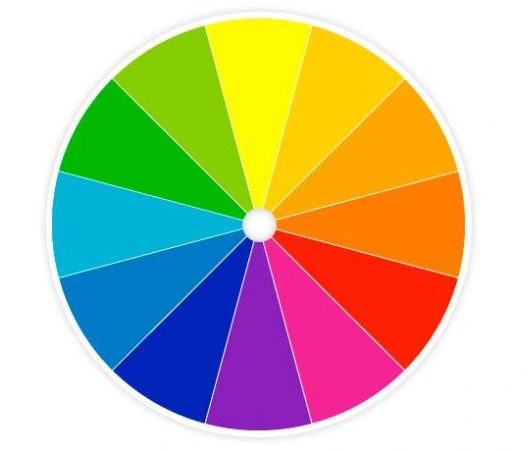
#> input picture project 1 Color Compression/Bài làm/anh3.jpg, 530 x 451 px
$ jupyter execute 21127627.ipynb
#> lines starting #> are read from the running program, lines starting #| are printed output that depends on the picture
ĐẠI HỌC QUỐC GIA – TP. HỒ CHÍ MINH
TRƯỜNG ĐẠI HỌC KHOA HỌC TỰ NHIÊN
KHOA CÔNG NGHỆ THÔNG TIN

                                         Đồ án 1 - Color Compression

Môn học: Toán ứng dụng và thống kê cho công nghệ thông tin - MTH00057

Giảng viên hướng dẫn:
- Nguyễn Đình Thúc
- Nguyễn Văn Quang Huy
- Ngô Đình Hy

Tp. Hồ Chí Minh, tháng 7/2023

Sinh Viên Thực Hiện:
- Họ và Tên : Cao Nguyễn Khánh
- MSSV: 21127627
- Lớp: 21CLC04

Các thư viện sử dụng cho đồ án:

[cell 1]
import matplotlib.pyplot as plt
import numpy as np
from PIL import Image

Thuật toán kmeans:
K-means là một thuật toán được sử dụng để phân cụm các pixel trong một hình ảnh vào các nhóm màu khác nhau. Mục tiêu của thuật toán là giảm số lượng màu trong ảnh, đồng thời thay thế màu của mỗi pixel bằng màu trung tâm (centroid) tương ứng của nhóm mà pixel đó thuộc về.

Cách hoạt động của thuật toán K-means như sau:

- Khởi tạo ngẫu nhiên các centroid, mỗi centroid đại diện cho một nhóm màu.

- Lặp qua các bước sau cho đến khi tiêu chí dừng được đáp ứng:
   + Gán mỗi pixel vào nhóm màu gần nhất bằng cách tính toán khoảng cách giữa pixel và các centroid.
   + Cập nhật vị trí của các centroid bằng cách tính toán trung bình các pixel thuộc cùng một nhóm màu.

- Khi tiêu chí dừng được đáp ứng, mỗi pixel sẽ được gán vào nhóm màu tương ứng với centroid gần nhất. Thay thế màu của mỗi pixel bằng màu của centroid tương ứng sẽ giảm số lượng màu của ảnh, làm cho ảnh trở nên đơn giản và giảm kích thước dữ liệu.

'''
    K-Means algorithm

    Inputs:
        img_1d : np.ndarray with shape=(height * width, num_channels)
            Original image in 1d array

        k_clusters : int
            Number of clusters

        max_iter : int
            Max iterator

        init_cluster : str
            The way which use to init centroids
            'random' --> centroid has `c` channels, with `c` is initial random in [0,255]
            'in_pixels' --> centroid is a random pixels of original image

    Outputs:
        centroids : np.ndarray with shape=(k_clusters, num_channels)
            Store color centroids

        labels : np.ndarray with shape=(height * width, )
            Store label for pixels (cluster's index on which the pixel belongs)

'''

[cell 2]
def kmeans(img_1d, k_clusters, max_iter, init_centroids):

    num_channels = img_1d.shape[1]
    num_pixels = img_1d.shape[0]

    # Khởi tạo centroids
    if (init_centroids == 'random'):
        centroids = np.random.randint(0, 256, size = (k_clusters, num_channels))
    else:
        if (init_centroids == 'in_pixels'):
            random_indices = np.random.randint(0, num_pixels, size = k_clusters)
            centroids = img_1d[random_indices]
        else:
            raise ValueError("Invalid initialization method. Please choose 'random' or 'in_pixels'.")

    for _ in range(max_iter):

        # Tính toán khoảng cách của mỗi pixel đến các centroid
        '''Khởi tạo một mảng để lưu trữ các khoảng cách khởi tạo một mảng distances
        với hình dạng (img_1d.shape[0], k_clusters) để lưu trữ khoảng cách giữa mỗi pixel và mỗi centroids.
        Số hàng bằng số pixel và số cột bằng số centroids.'''

        distances = np.zeros((num_pixels, k_clusters))

        # Tính khoảng cách từng pixel tới centroids
        for i in range(k_clusters):

            centroid_diff = img_1d - centroids[i]
            squared_diff = centroid_diff ** 2
            sum_squared_diff = np.sum(squared_diff, axis=1)
            distances[:, i] = np.sqrt(sum_squared_diff)

        # Gán từng pixel vào cụm gần nhất
        labels = np.argmin(distances, axis=1)
        # Cập nhật centroids
        for i in range(k_clusters):
            # Chọn các pixel thuộc về cụm i
            cluster_pixels = img_1d[labels == i]

            # Kiểm tra xem cụm có rỗng không
            if cluster_pixels.size > 0:
                # Tính giá trị trung bình của pixel cho mỗi kênh màu
                mean_values = np.mean(cluster_pixels, axis=0)

                # Cập nhật centroids cho cụm i
                centroids[i] = mean_values

    return centroids, labels

Hàm Chuyển đổi hình ảnh sang ma trận 1 chiều:

 HÌnh ảnh => Ma trận 2 chiều => Ma trận 1 chiều

[cell 3]
def converse_image_array1D(image):
    # Chuyển đổi ảnh
    img_array = np.array(image)

    # Reshape ảnh thành mảng 1D
    img_1d = img_array.reshape(-1, 3)

    return img_1d

Hàm Chuyển đổi ma trận 1 chiều sang hình ảnh:

  Ma trận 1 chiều => Ma trận 2 chiều  => HÌnh ảnh

[cell 4]
def converse_array1d_image(array1D, image1):

    img_array_old = np.array(image1)
    img_array = array1D.reshape(img_array_old.shape).astype(np.uint8)
    image = np.array(img_array)

    # Trả về ảnh mới
    return image

Hàm Main:
 - nhập vào tên tập tin ảnh
 - số lượng màu mong muốn
 - nhập vào tên tập tin ảnh sẽ được lưu trữ

[cell 5]
# MAIN


image_path = input("nhap ten file anh: ")
#> the answer given: anh3.jpg

# Đọc ảnh
image = Image.open(image_path)
#> image is the input picture: PIL image 530x451 RGB; mean R, G, B 195.9, 186.9, 157.8

plt.imshow(image)
plt.show()


array_1d = converse_image_array1D(image)

k = int(input("Nhập một số k: "))
#> the answer given: 3

image_output_path = input("nhap ten file anh can luu: ")
#> the answer given: out.png


max_iterations = 12
centroids, labels = kmeans(array_1d, k, max_iterations, 'random')
#> after the loop in kmeans, `for _ in range(max_iter):`: centroids = [[77, 84, 184], [252, 252, 252], [201, 168, 7]]
#> centroids = [[77, 84, 184], [252, 252, 252], [201, 168, 7]]

# Thay thế màu của mỗi pixel bằng màu của centroid tương ứng
array_1d = centroids[labels]


new_image = converse_array1d_image(array_1d, image)
#> in converse_array1d_image, `img_array = array1D.reshape(img_array_old.shape).astype(np.uint8)`:
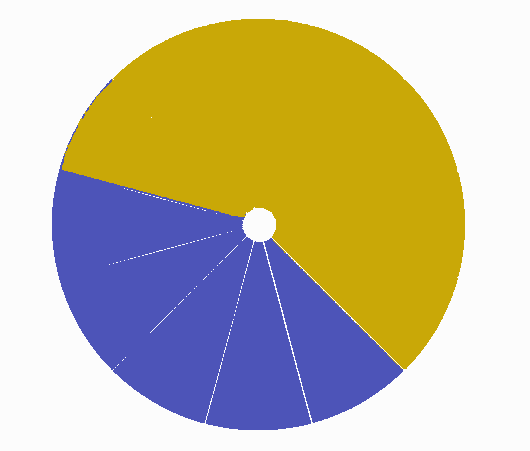
#> img_array: shape (451, 530, 3); mean R, G, B 195.3, 186.2, 157.4

plt.imshow(new_image)
plt.savefig(image_output_path)
plt.show()


$ run again, on project 1 Color Compression/Bài làm/k = 2.jpg
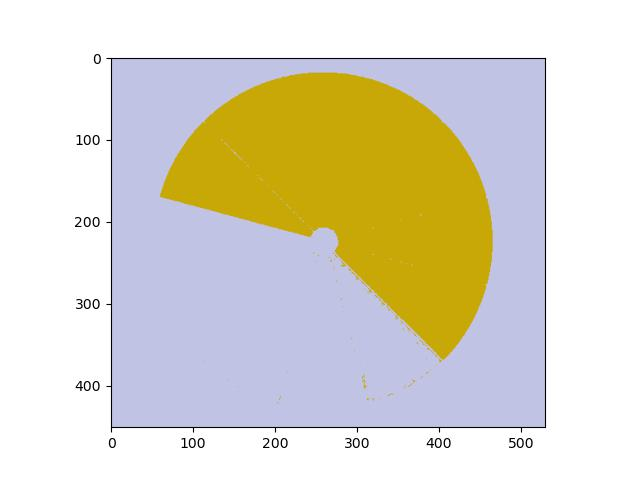
#> input picture project 1 Color Compression/Bài làm/k = 2.jpg, 640 x 480 px
#> image is the input picture: PIL image 640x480 RGB; mean R, G, B 221.5, 217.1, 201.3
#> after the loop in kmeans, `for _ in range(max_iter):`: centroids = [[10, 10, 17], [228, 229, 242], [199, 167, 9]]
#> in converse_array1d_image, `img_array = array1D.reshape(img_array_old.shape).astype(np.uint8)`:
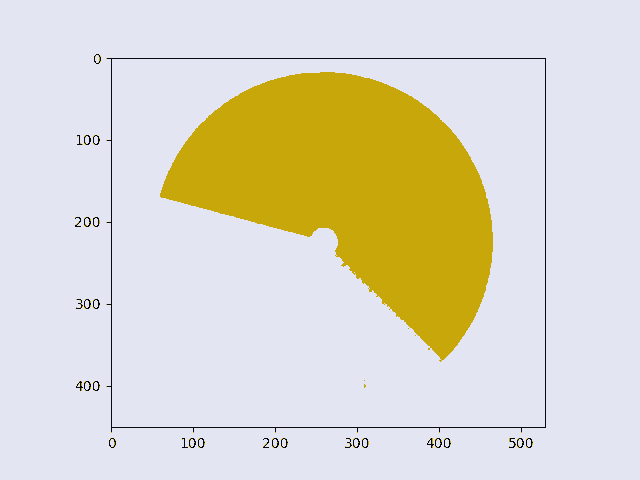
#> img_array: shape (480, 640, 3); mean R, G, B 221.4, 216.7, 200.5

$ run again, on project 1 Color Compression/Bài làm/k = 3.jpg
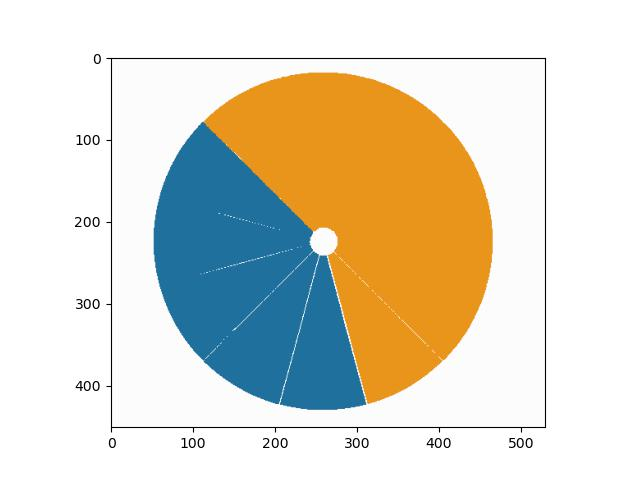
#> input picture project 1 Color Compression/Bài làm/k = 3.jpg, 640 x 480 px
#> image is the input picture: PIL image 640x480 RGB; mean R, G, B 221.4, 216.9, 201.6
#> after the loop in kmeans, `for _ in range(max_iter):`: centroids = [[32, 106, 147], [253, 253, 253], [232, 149, 28]]
#> in converse_array1d_image, `img_array = array1D.reshape(img_array_old.shape).astype(np.uint8)`:
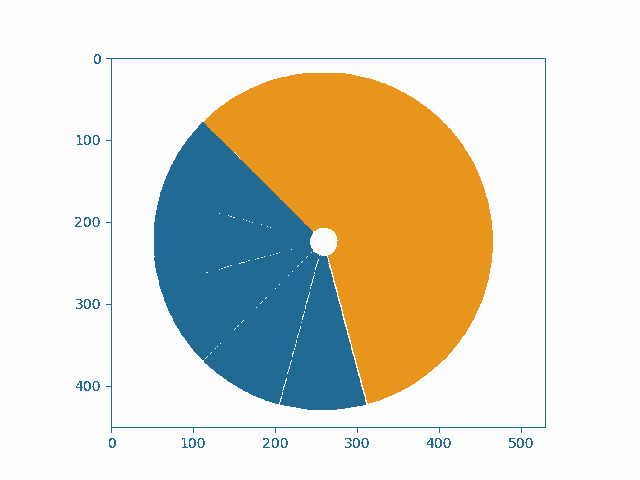
#> img_array: shape (480, 640, 3); mean R, G, B 221, 216.4, 201.2
